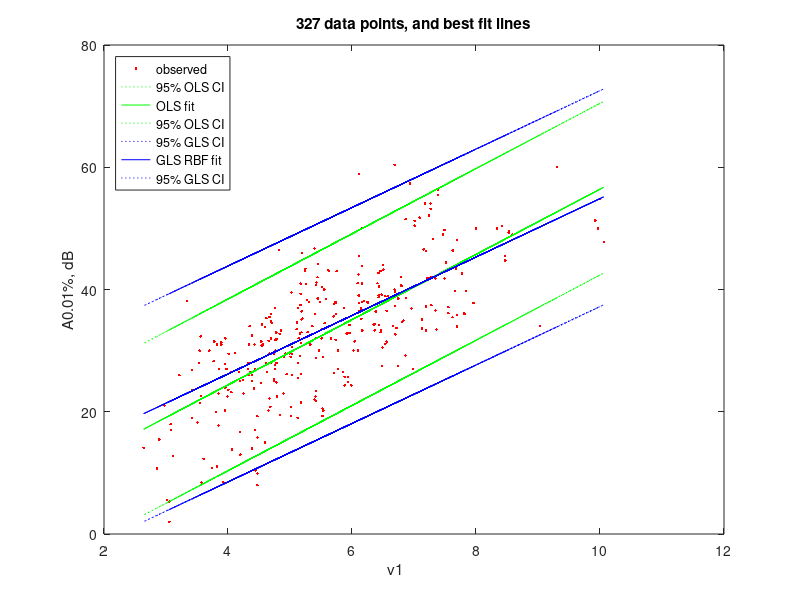

Here is the MATLAB script that generated this plot:
%%%%%%%%%%%%%%%%%%%%%%%%%%%%%%%%%%%%%%%%%%%%%%%%%%%%%%%%%%%%%%%%%%%%%%%%%%%%%%%%%%%%%%%%%
% This program reads multipath fading data, then does OLS and GLS linear regression.    %
% GLS assumes residual correlation is by geographic exponential radial basis functions. % 
% This code is for Matlab or Octave (clear or set the usingOctave flag).                %
%%%%%%%%%%%%%%%%%%%%%%%%%%%%%%%%%%%%%%%%%%%%%%%%%%%%%%%%%%%%%%%%%%%%%%%%%%%%%%%%%%%%%%%%%
usingOctave=false; % forces flushing of the display buffer in Octave to see progress (not for Matlab)

% Read data:
multipath=csvread('Multipath.csv');
% This file contains the station numbers with their latitude & longitude,
% observed 0.01% of worst month of average year radio signal fading distribution,
% and the 9 model variables used in Salamon, Hansen & Abbott, ISAP 2016
% "Radio link clear-air fading prediction from surface weather station data."
% Columns of the csv file are:
% STATION, lat, long, A0d01, logD, dN1, log1plusEp, dN010ERAI, v2, v1, NsA0d1pc, HL, logFplus6
%    1      2    3      4     5     6        7          8      9   10     11     12     13

earthRad=6371; % used in distance calcs

%var=5;  % log(D)
var=10; % v1

    [n,~]=size(multipath);

    %%%%%%%%%%%%%%%%%%%%%
    % Assemble the data %
    %%%%%%%%%%%%%%%%%%%%%
    lat=0;  % data point latitude
    long=0; % data point longitude
    t=0;  % parameter v1
    x=0;  % OLS/GLS matrix
    y=0;  % correlated data
    ds=0; % dataset
    for i=1:n
        lat(i)=multipath(i,2);
        long(i)=multipath(i,3);
        t(i)=multipath(i,var); % current parameter
        x(i,1)=1;
        x(i,2)=t(i);
        % add x(i,3) etc if required for a multiple parameter model
        ds(i)=1; % all the one dataset
        y(i,1)=multipath(i,4); % a0.01%
    end



    %%%%%%%%%%%%%%%%%%%%%%%%%%%%%%%%%%%%%
    % OLS calculation by matrix algebra %
    %%%%%%%%%%%%%%%%%%%%%%%%%%%%%%%%%%%%%
    [n,k]=size(x);
    DegreesOfFreedom=n-k;
    varName(1,:)='(Intercept)';
    if var==5
        varName(2,:)='log D      ';
    elseif var==6
        varName(2,:)='dN1 92-93  ';
    elseif var==7
        varName(2,:)='log(1+|Ep|)';
    elseif var==8
        varName(2,:)='dN010ERAI  ';
    elseif var==9
        varName(2,:)='v2         ';
    elseif var==10
        varName(2,:)='v1         ';
    elseif var==11
        varName(2,:)='NsA0.1%    ';
    elseif var==12
        varName(2,:)='HL         ';
    else % if var==13
        varName(2,:)='log(f+6)   ';
    end
    disp('OLS calculation by matrix algebra:');
    betaOLS=inv(transpose(x)*x)*transpose(x)*y;
    residuals=y-x*betaOLS;

    SSR=transpose(residuals)*residuals;
    % for improved rho estimate:
    meanPred=(1/n)*ones(n,n)*x*betaOLS; % n x 1 vector all elements=mean predicted value
    predDev=x*betaOLS-meanPred;
    SSPD=transpose(predDev)*predDev;
    
    residStdErrOLS=std(residuals)*sqrt((n-1)/(n-k));
    stdErrorOLS=0;
    tValue=0;
    normCov=inv(transpose(x)*x);
    for m=1:k
        stdErrorOLS(m,1)=residStdErrOLS*sqrt(normCov(m,m));
        tValue(m,1)=betaOLS(m,1)/stdErrorOLS(m,1);
    end
    disp('                 Estimate     Std. Error    t value');
    for m=1:k
        fprintf('%s  %12.6f  %12.6f  %9.3f\n',varName(m,:),betaOLS(m,1),stdErrorOLS(m,1),tValue(m,1));
    end
    disp(['Residual standard error: ',num2str(residStdErrOLS),' on ',num2str(n-k),' degrees of freedom']);

    
    bestFitYunEq=0;
    upperCIunEq=0;
    lowerCIunEq=0;
    CIunEq=0;
    for i=1:n
        bestFitYunEq(i)=betaOLS(1,1)+x(i,2)*betaOLS(2,1);
        upperCIunEq(i)=bestFitYunEq(i)+1.96*residStdErrOLS;
        lowerCIunEq(i)=bestFitYunEq(i)-1.96*residStdErrOLS;
        CIunEq(i)=1.96*residStdErrOLS;
    end

    
    disp('--------------------------------------------------------');


    %%%%%%%%%%%%%%%%%%%%%%%%%%%%%%%%%%%%%%%%%%%%%%%%%%%%%%%
    % First find kd = rd/ro where rd = effective distance %
    % between the datasets, equation (4.7).               %
    %%%%%%%%%%%%%%%%%%%%%%%%%%%%%%%%%%%%%%%%%%%%%%%%%%%%%%%
    m=0;
    sumSameTrds=0;
    for i=1:n
        for j=1:n
            if abs(lat(i)-lat(j))+abs(long(i)-long(j))<0.001 && i~=j
                % same location, different data point
                m=m+1;
                sumSameTrds=sumSameTrds+(residuals(i,1)-residuals(j,1))^2;
            end
        end
    end
    variance=residStdErrOLS^2;
    if m>0
        kd=-log(1-sumSameTrds/(2*m*variance));
    else
        % no zero distance pairs - set kd =0
        kd=0;
    end
    disp(['kd = rd/ro = ',num2str(kd),' = (data same locn dist)/ro - see (4.7)']);
    
    if usingOctave
        fflush(stdout);
    end


    %%%%%%%%%%%%%%%%%%%%%%%%%%%%%%%%%%%%%%%%%%%%%%%%%%%%%%%%%%%%%%%%%%%%%%%%%%%%
    % Now find the sum of squares of residual differences from the closest     %
    % residual (great circle distance) and divided by 2, to give RHS of (4.8). %
    % If there are more than one at the same nearest LOCATION, take the mean.  %
    %%%%%%%%%%%%%%%%%%%%%%%%%%%%%%%%%%%%%%%%%%%%%%%%%%%%%%%%%%%%%%%%%%%%%%%%%%%%
    gammaRHSidw=0;
    rClosest=0;
    nSamePlace=0;
    nDiffPlace=0;
    for i=1:n
        rMin=999999999;
        for j=1:n
            % calculate great-circle distance by spherical geometry
            phiS=(pi/180)*lat(i);
            phiT=(pi/180)*lat(j);
            lambdaD=(pi/180)*(long(i)-long(j));
            X=real(acos(sin(phiT)*sin(phiS)+cos(phiT)*cos(phiS)*cos(lambdaD)));
            r=X*earthRad;
            if r>0 && r<rMin && ds(i)==ds(j)
                % closest so far
                rMin=r;
                rClosest(i)=r;
                jClosest(i)=j;
            end
        end
        % check if there are any other residuals at the same coordinates as jClosest(i)
        m=0;
        nearestResid=0;
        for j=1:n
            if abs(lat(j)-lat(jClosest(i)))+abs(long(j)-long(jClosest(i)))<0.001
                % same closest location -> include in mean of closest residuals
                m=m+1;
                nearestResid=nearestResid+residuals(j,1);
            end
        end
        nearestResid=nearestResid/m;
        thisGamma=((residuals(i,1)-nearestResid)^2);
        if m>1
            nSamePlace=nSamePlace+1;
        else
            nDiffPlace=nDiffPlace+1;
        end

        gammaRHSidw=gammaRHSidw+thisGamma;
    end
    gammaRHSidw=gammaRHSidw/2;
    disp([num2str(100*nDiffPlace/(nSamePlace+nDiffPlace)),'% of data points are at unique locations']);


    %%%%%%%%%%%%%%%%%%%%%%%%%%%%%%%%%%%%%%%%%%%%%%%%%%%%%%%%%%%%%%%%%%%%%
    % Now find ro by incrementing it until LHS of (4.8) <= RHS of (4.8) %
    %%%%%%%%%%%%%%%%%%%%%%%%%%%%%%%%%%%%%%%%%%%%%%%%%%%%%%%%%%%%%%%%%%%%%
    ro=0;
    gammaLHSidw=2*gammaRHSidw;
    while gammaLHSidw>gammaRHSidw
        ro=ro+0.1;
        gammaLHSidw=0;
        for i=1:n
            gammaLHSidw=gammaLHSidw+(1-exp(-sqrt((rClosest(i)/ro)^2+kd*kd)));
        end
        gammaLHSidw=gammaLHSidw*variance;
    end
    rd=kd*ro;
    disp('Durbin-Watson equivalent estimate (4.8):');
    disp(['RBF distance ro = ',num2str(ro),' km,  data same locn rd = ',num2str(rd),' km']);


    disp('--------------------------------------------------------');
    
    if usingOctave
        fflush(stdout);
    end
    
    %%%%%%%%%%%%%%%%%%%%%%%%%%%%%%%%%%%%%
    % GLS calculation by matrix algebra %
    %%%%%%%%%%%%%%%%%%%%%%%%%%%%%%%%%%%%%
    disp(['GLS using ro = ',num2str(ro),' km,  data same locn rd = ',num2str(rd),' km']);
    disp(['Assembling S: ',num2str(n),' x ',num2str(n),', ',num2str(nDiffPlace),' data points are unique locations']);
    if usingOctave
        fflush(stdout);
    end
    % calculate S first, then invert (hopefully)
    S=eye(n);
    for i=1:n-1
        for j=i+1:n
            % calculate great-circle distance by spherical geometry
            phiS=(pi/180)*lat(i);
            phiT=(pi/180)*lat(j);
            lambdaD=(pi/180)*(long(i)-long(j));
            X=real(acos(sin(phiT)*sin(phiS)+cos(phiT)*cos(phiS)*cos(lambdaD)));
            r=X*earthRad;
            phi=exp(-sqrt((r/ro)^2+kd*kd));
            S(i,j)=phi;
            S(j,i)=S(i,j);
        end
    end
    %disp(['Inverting S']);
    if usingOctave
        fflush(stdout);
    end
    Sinv=inv(S);
    betaGLSmdw3=inv(transpose(x)*Sinv*x)*transpose(x)*Sinv*y;
    residualsGLS=y-x*betaGLSmdw3;
    residStdErrMDW3=sqrt(transpose(residualsGLS)*Sinv*residualsGLS/(n-k));
    stdErrorMDW3=0;
    tValue=0;
    normCov=inv(transpose(x)*Sinv*x);
    for m=1:k
        stdErrorMDW3(m,1)=residStdErrMDW3*sqrt(normCov(m,m));
        tValue(m,1)=betaGLSmdw3(m,1)/stdErrorMDW3(m,1);
    end
    %disp('t-value = beta / std.error');
    disp('                 Estimate     Std. Error    t value');
    for m=1:k
        fprintf('%s  %12.6f  %12.6f  %9.3f\n',varName(m,:),betaGLSmdw3(m,1),stdErrorMDW3(m,1),tValue(m,1));
    end
    disp(['Residual standard error: ',num2str(residStdErrMDW3),' on ',num2str(n-k),' degrees of freedom']);


    disp('--------------------------------------------------------');
    
    if usingOctave
        fflush(stdout);
    end
    
    %%%%%%%%%%%%%%%%%%%%%%%%%%%%%%%%%%%%%%%%%%%%%%%%%%%%%%%%%%%%%%%%%%%%%
    % Now find ro by incrementing it until LHS of (4.9) <= RHS of (4.9) %
    %%%%%%%%%%%%%%%%%%%%%%%%%%%%%%%%%%%%%%%%%%%%%%%%%%%%%%%%%%%%%%%%%%%%%
    ro=0;
    LHSmultiplier=variance*(2-exp(-SSPD/SSR));
    gammaLHSidw=2*gammaRHSidw;
    while gammaLHSidw>gammaRHSidw
        ro=ro+0.1;
        gammaLHSidw=0;
        for i=1:n
            gammaLHSidw=gammaLHSidw+(1-exp(-sqrt((rClosest(i)/ro)^2+kd*kd)));
        end
        gammaLHSidw=gammaLHSidw*LHSmultiplier;
    end
    rd=kd*ro;
    disp('Modified Durbin-Watson equivalent estimate (4.9):');
    disp(['RBF distance ro = ',num2str(ro),' km,  data same locn rd = ',num2str(rd),' km']);

    disp('--------------------------------------------------------');
    
    if usingOctave
        fflush(stdout);
    end
    
    %%%%%%%%%%%%%%%%%%%%%%%%%%%%%%%%%%%%%
    % GLS calculation by matrix algebra %
    %%%%%%%%%%%%%%%%%%%%%%%%%%%%%%%%%%%%%
    disp(['GLS using ro = ',num2str(ro),' km,  data same locn rd = ',num2str(rd),' km']);
    disp(['Assembling S: ',num2str(n),' x ',num2str(n),', ',num2str(nDiffPlace),' data points are unique locations']);
    if usingOctave
        fflush(stdout);
    end
    % calculate S first, then invert (hopefully)
    S=eye(n);
    for i=1:n-1
        for j=i+1:n
            % calculate great-circle distance by spherical geometry
            phiS=(pi/180)*lat(i);
            phiT=(pi/180)*lat(j);
            lambdaD=(pi/180)*(long(i)-long(j));
            X=real(acos(sin(phiT)*sin(phiS)+cos(phiT)*cos(phiS)*cos(lambdaD)));
            r=X*earthRad;
            phi=exp(-sqrt((r/ro)^2+kd*kd));
            S(i,j)=phi;
            S(j,i)=S(i,j);
        end
    end
    %disp(['Inverting S']);
    if usingOctave
        fflush(stdout);
    end
    Sinv=inv(S);
    betaGLSmdw3=inv(transpose(x)*Sinv*x)*transpose(x)*Sinv*y;
    residualsGLS=y-x*betaGLSmdw3;
    residStdErrMDW3=sqrt(transpose(residualsGLS)*Sinv*residualsGLS/(n-k));
    stdErrorMDW3=0;
    tValue=0;
    normCov=inv(transpose(x)*Sinv*x);
    for m=1:k
        stdErrorMDW3(m,1)=residStdErrMDW3*sqrt(normCov(m,m));
        tValue(m,1)=betaGLSmdw3(m,1)/stdErrorMDW3(m,1);
    end
    disp('                 Estimate     Std. Error    t value');
    for m=1:k
        fprintf('%s  %12.6f  %12.6f  %9.3f\n',varName(m,:),betaGLSmdw3(m,1),stdErrorMDW3(m,1),tValue(m,1));
    end
    disp(['Residual standard error: ',num2str(residStdErrMDW3),' on ',num2str(n-k),' degrees of freedom']);
    
    bestFitYmdw3=0;
    upperCImdw3=0;
    lowerCImdw3=0;
    CImdw3=0;
    for i=1:n
        bestFitYmdw3(i)=betaGLSmdw3(1,1)+x(i,2)*betaGLSmdw3(2,1);
        upperCImdw3(i)=bestFitYmdw3(i)+1.96*residStdErrMDW3;
        lowerCImdw3(i)=bestFitYmdw3(i)-1.96*residStdErrMDW3;
        CImdw3(i)=1.96*residStdErrMDW3;
    end
        
    disp('========================================================');
    
    % Plot regression lines:
    plot(t,y,'r.',t,upperCIunEq,'g:',t,bestFitYunEq,'g-',t,lowerCIunEq,'g:',t,upperCImdw3,'b:',t,bestFitYmdw3,'b-',t,lowerCImdw3,'b:');
    legend('observed','95% OLS CI','OLS fit','95% OLS CI','95% GLS CI','GLS RBF fit','95% GLS CI','Location','northwest');
    title([num2str(n),' data points, and best fit lines']);
    xlabel(varName(2,:));
    ylabel('A0.01%, dB');


